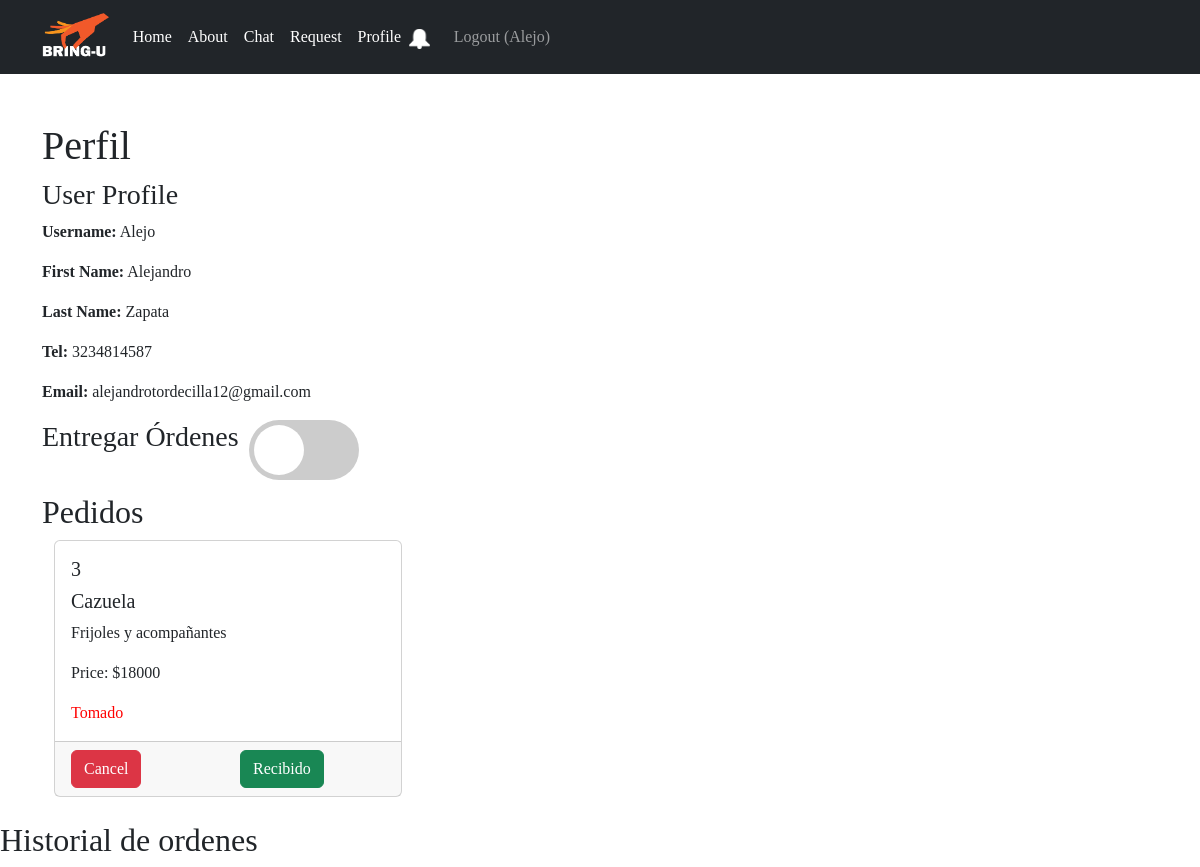
The app's page /profile (signed in) with its own data.
### accounts/models.py (models this page shows)
class UserProfile(AbstractUser):
    id = models.AutoField(primary_key=True)
    is_service_prov = models.BooleanField(default=False)
    first_name = models.CharField(max_length=100)
    last_name = models.CharField(max_length=100)
    username = models.CharField(max_length=15, unique=True)
    tel = models.IntegerField(null=True)
    profile_pic = models.ImageField(upload_to=upload_to, blank=True, null=True)
    email = models.EmailField()
    pass

### bring_u/models.py (models this page shows)
class Request(models.Model):
    id_request = models.AutoField(primary_key=True)
    name = models.CharField(max_length=100)
    desc = models.CharField(max_length=1000)
    price = models.IntegerField()
    status = models.CharField(max_length=30, default="Sin tomar")
    delivery_location = models.CharField(max_length=250)
    desc_delivery = models.CharField(max_length=1000, null=True)
    pick_up_location = models.CharField(max_length=250, default="Pick-up location")
    desc_pick_up_location = models.CharField(max_length=1000, null=True)
    file= models.FileField(upload_to=upload_to, null=True)
    fk_id_user = models.ForeignKey(UserProfile, on_delete=models.CASCADE)
    fk_id_product = models.ForeignKey(Product, on_delete=models.SET_NULL, null=True)
    business_name = models.CharField(max_length=70, null=True)

### bring_u/views.py (the view, shortened to what this page needs)
# urls.py: path('profile', bringuViews.profile),
@login_required
def profile(request):
    user = request.user
    user_profile = UserProfile.objects.get(username=user)
    is_delivering = UserProfile.objects.filter(username=user, is_service_prov=True).exists() if user.is_authenticated else False
    deliveries = Delivery.objects.filter(fk_id_delivery_man=user_profile.id).exclude(finished=True)
    user_id = user.id
    user_requests = Request.objects.filter(fk_id_user=user.id).exclude(status="Finalizado")
    context = {
        'user': user,
        'orders': user_requests,
        'is_delivering': is_delivering,
        'deliveries':deliveries
    }
    print(request)
    return render(request, 'profile.html', context)

### bring_u/templates/profile.html (shortened to what this page needs)
{% extends "base.html" %}
{% block content %}
<div class="container mt-5">
    <h1>Perfil </h1>
    <h3>User Profile</h3>
    <p><strong>Username:</strong> {{ user.username }}</p>
    <p><strong>First Name:</strong> {{ user.first_name }}</p>
    <p><strong>Last Name:</strong> {{ user.last_name }}</p>
    <p><strong>Tel:</strong> {{ user.tel }}</p>
    <p><strong>Email:</strong> {{ user.email }}</p>
    <form method="POST" action="/profile" id="toggle-form">
        <div id="container">
            <h3 id="title">Entregar Órdenes</h3>
            <label id="switch" for="deliver-orders">
                <span id="slid"></span>
            </label>
        </div>
    </form>
    <h2>Pedidos</h2>
    <div class="container">
        <div class="row">
            {% for order in orders %}
            <div class="col-md-4 mb-4">
                <div class="card">
                    <div class="card-body">
                        <h5 class="card-title">{{ order.id_request }}</h5>
                        <h5 class="card-title">{{ order.name }}</h5>
                        <p class="card-text">{{ order.desc }}</p>
                        <p class="card-text">Price: ${{ order.price }}</p>
                        <p class="card-text" style="color:red">{{ order.status }}</p>
                    </div>
                    <div class="card-footer">
                        <div class="row">
                            <div class="col-md-6">
                                <button class="btn btn-danger btn-cancel" type="button" data-bs-toggle="modal"
                                    data-bs-target="#cancelConfirmationModalOrder{{ order.id_product }}">
                                    Cancel
                                </button>
                            </div>
                            <div class="col-md-6">
                                <button class="btn btn-primary btn-success" type="button" data-bs-toggle="modal"
                                    data-bs-target="#confirmOrderReceivedModal{{ order.id_product }}">
                                    Recibido
                                </button>
                            </div>
                        </div>
                    </div>
                    </div>
                </div>
                {% endfor %}
            </div>
        </div>
    </div>
        <h2>Historial de ordenes</h2>
    {% endblock %}

### bring_u/templates/base.html (shortened to what this page needs)
<!DOCTYPE html>
<html lang="en">
<head>
    <link href="https://cdn.jsdelivr.net/npm/bootstrap@5.3.1/dist/css/bootstrap.min.css" rel="stylesheet">
    {% load static %}
    <link rel="stylesheet" type="text/css" href="{% static 'home.css' %}">
    <link rel="stylesheet" type="text/css" href="{% static 'my_request.css' %}">
</head>
<body>
    <header>
        <nav class="navbar navbar-expand-lg navbar-dark bg-dark">
            <div class="container d-flex">
                <a class="navbar-brand pr-4 logo" href="/"><img src="/media/logo.png" alt="" height="48px"></a>
                <div class="collapse navbar-collapse mr-auto" id="navbarNav">
                    <ul class="navbar-nav ml-auto">
                        <li class="nav-item mr-auto" >
                            <a class="nav-link" href="/" style="color: white">Home</a>
                        </li>
                        <li class="nav-item">
                            <a class="nav-link" href="#" style="color: white">About</a>
                        </li>
                        <li class="nav-item">
                            <a class="nav-link" href="/chat" style="color: white">Chat</a>
                        </li>
                        <li class="nav-item">
                            <a class="nav-link" href="/request" style="color: white"> Request</a>
                        </li>
                      {% if user.is_authenticated %}
                        <li class="nav-item">
                            <a class="nav-link" href="/profile" style="color: white">Profile</a>
                        </li>
                      {% endif %}
                      {% if unread_notifications %}
                        <a class="navbar-brand pr-4 logo" href="{% url 'notifications' %}"><img src="/media/bell-nonread.png" alt="" height="20px"></a>
                      {% else%}
                        <a class="navbar-brand pr-4 logo" href="{% url 'notifications' %}"><img src="/media/bell.png" alt="" height="20px"></a>
                      {% endif %}
                        <div class="navbar-nav ms-auto">
                            {% if user.is_authenticated %}
                            <a class="nav-link" href="{% url 'logoutaccount' %}">
                                Logout ({{ user.username }})
                            </a>
                            {% else %}
                            <a class="nav-link" href="{% url 'loginaccount' %}" style="color: white">Login</a>
                            <a class="nav-link" href="{% url 'signup' %}" style="color: white">
                                Sign Up
                            </a>
                            {% endif %}
                        </div>
                    </ul>
                </div>
            </div>
        </nav>
    </header>
    <main>
        {% block content %}
        {% endblock %}
    </main>
</body>
</html>

### bring_u/templates/static/home.css (style rules this page uses)
.col-md-6 { display: inline-block; width:50%; }

### bring_u/templates/static/my_request.css (style rules this page uses)
* { font-family: 'Franklin Gothic'; }

### bring_u/templates/profile.html (style rules this page uses)
* { margin: 0; padding: 0; }
#container { display: flex; flex-direction: row; }
#title { margin-bottom: 40px; }
#switch { position: relative; display: inline-block; width: 110px; height: 60px; margin: 0 10px; }
#slid { position: absolute; cursor: pointer; top: 0; left: 0; right: 0; bottom: 0; background-color: #ccc; transition: .4s; border-radius: 34px; }
#slid:before { position: absolute; content: ""; height: 50px; width: 50px; left: 5px; bottom: 5px; background-color: white; transition: 0.4s; border-radius: 50px; }

### records on screen
UserProfile: username "Alejo", first_name "Alejandro", last_name "Zapata", tel "3234814587", email "alejandrotordecilla12@gmail.com"
Request: id_request "3", name "Cazuela", desc "Frijoles y acompañantes", price "18000", status "Tomado"
